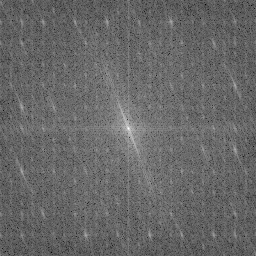
#> input picture Fourier/graphs and images/magnitude_spectrum_color.png, 256 x 256 px, found by its file name
$ python show_3D.py
#> lines starting #> are read from the running program, lines starting #| are printed output that depends on the picture

import numpy as np
import matplotlib.pyplot as plt
from mpl_toolkits.mplot3d import Axes3D

image = plt.imread('magnitude_spectrum_color.png')
#> image is the input picture: shape (256, 256, 3) float32; min 0, max 1, mean 0.405

if len(image.shape) == 3:
    image = np.mean(image, axis=2)
#> image: shape (256, 256) float32

height, width = image.shape
#> height = 256; width = 256

h_center = height // 2
#> h_center = 128
w_center = width // 2
#> w_center = 128

h_start = h_center - 10
#> h_start = 118
h_end = h_center + 10
#> h_end = 138
w_start = w_center - 10
#> w_start = 118
w_end = w_center + 10
#> w_end = 138

matrix = image[h_start:h_end, w_start:w_end]
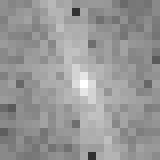
#> matrix: shape (20, 20) float32 (shown 8 times larger); min 0.196, max 1, mean 0.593

x, y = np.meshgrid(np.arange(20), np.arange(20))

"""
# Genera una matrice di esempio 20x20
matrix = np.random.rand(20, 20) * 10  # Valori casuali tra 0 e 10

# Definisci le coordinate x e y per la matrice
x = np.arange(20)
y = np.arange(20)
x, y = np.meshgrid(x, y)
"""


fig = plt.figure()
ax = fig.add_subplot(111, projection='3d')

# Rappresenta ogni valore della matrice come un parallelepipedo
for i in range(20):
    for j in range(20):
        dx = dy = 1  # Dimensioni della base del parallelepipedo
        dz = matrix[i, j]  # Altezza del parallelepipedo
        if j == 17 and i == 3:
            ax.bar3d(i, j, 0, dx, dy, dz+0.1, color='g', zsort='average')
        elif j == 17 or i == 3:
            ax.bar3d(i, j, 0, dx, dy, dz, color='r', zsort='average')
        else:
            ax.bar3d(i, j, 0, dx, dy, dz, color='b', zsort='average')

ax.set_xlabel('Rows')
ax.set_ylabel('Columns')
ax.set_zlabel('Value')
plt.title('FFT')
plt.show()
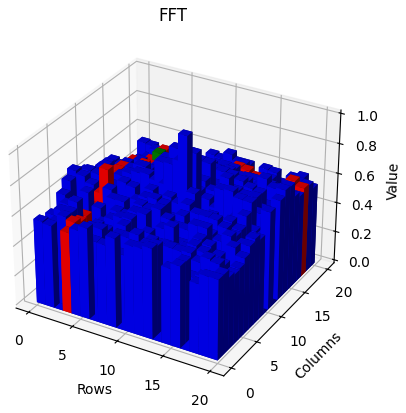
#> figure drawn by matplotlib, 1 panel


""" # 3D Fourier
import numpy as np
import matplotlib.pyplot as plt

# Carica l'immagine in scala di grigi
image = plt.imread('magnitude_spectrum_color.png')

if len(image.shape) == 3:
    image = np.mean(image, axis=2)
print("image.shape= ",image.shape)
# Ottenere le dimensioni dell'immagine

height, width = image.shape


h_center = height // 2
w_center = width // 2

# Definisci i limiti della regione rettangolare
h_start = h_center - 128
h_end = h_center + 128
w_start = w_center - 128
w_end = w_center + 128

# Estrai il quadrato centrale dall'immagine
image = image[h_start:h_end, w_start:w_end]

X, Y = np.meshgrid(np.arange(256), np.arange(256))
# Crea un array per rappresentare l'altezza lungo l'asse z

# Visualizzazione in 3D
fig = plt.figure()
ax = fig.add_subplot(111, projection='3d')
ax.plot_surface(X, Y, image, cmap='gray')

ax.set_xlabel('X')
ax.set_ylabel('Y')
ax.set_zlabel('Altezza')

ax.view_init(elev=20, azim=45)

plt.show()
"""
